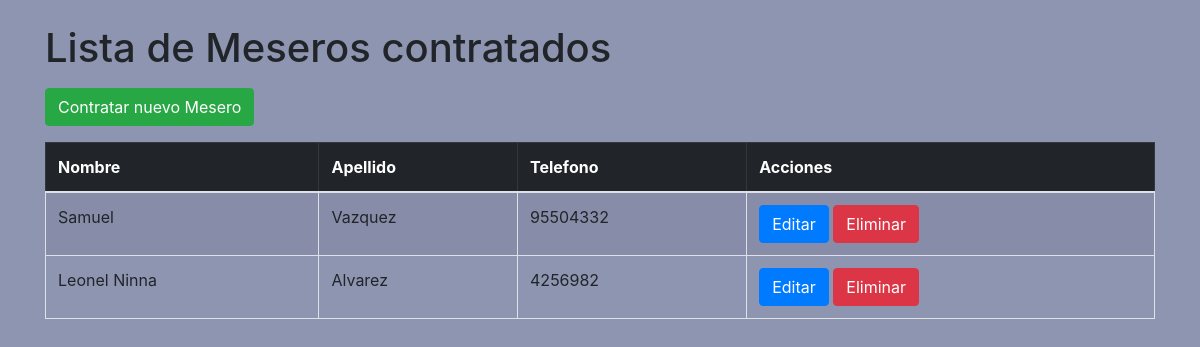
/restaurant/meseros/, run on an earlier commit of the app's database.
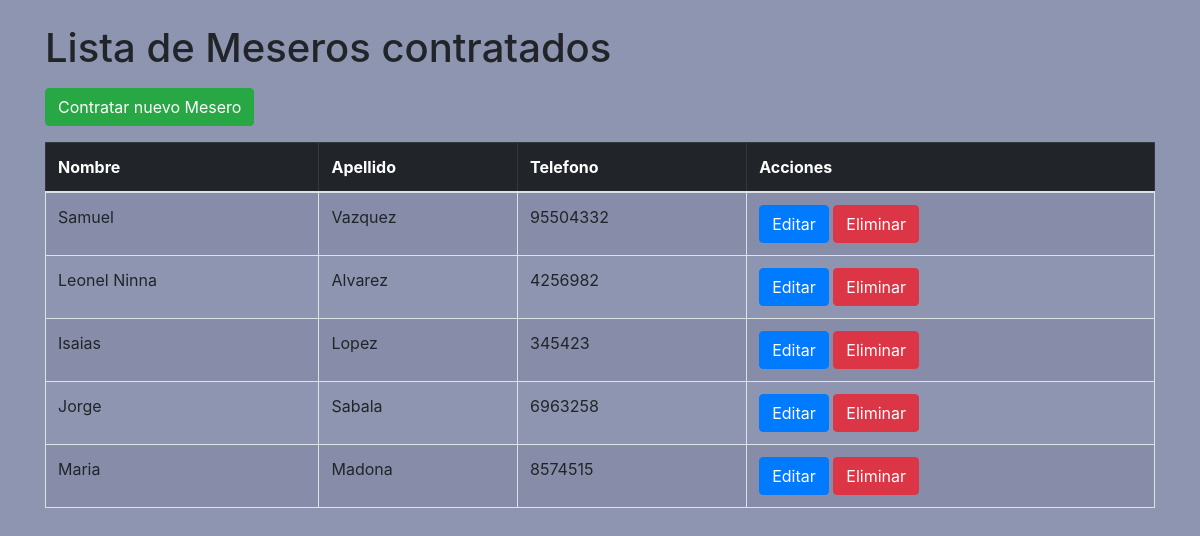
And on a later commit of the database.
### restaurant/models/Mesero.py (models this page shows, shortened)
class Mesero(models.Model):
    nombre = models.CharField(max_length=100)
    apellido = models.CharField(max_length=100)
    telefono = models.IntegerField(max_length=20, unique=True)

### restaurant/views/mesero_views.py (the view)
# urls.py: path("meseros/", views.MeseroListView.as_view(), name="meseros"),
class MeseroListView(ListView):
    model = Mesero
    template_name = "restaurant/mesero/list.html"

### templates/restaurant/mesero/list.html (shortened to what this page needs)
{% extends "restaurant/base.html" %}
{% block content %}
<div class="container mt-4" >
    <h1 class="mb-3">Lista de Meseros contratados</h1>
    <a href="{% url 'meseros_create' %}" class="btn btn-success mb-3">
        Contratar nuevo Mesero
    </a>
    <table class="table table-striped table-bordered">
        <thead class="table-dark">
            <tr>
                <th>Nombre</th>
                <th>Apellido</th>
                <th>Telefono</th>
                <th>Acciones</th>
            </tr>
        </thead>
        <tbody>
            {% for mesero in mesero_list %}
            <tr>
                <td>{{ mesero.nombre }}</td>
                <td>{{ mesero.apellido }}</td>
                <td>{{ mesero.telefono }}</td>
                <td>
                    <a href="{% url 'meseros_update' mesero.id %}" class="btn btn-primary ">Editar</a>
                    <form action="{% url 'meseros_delete' mesero.id %}" method="post" class="d-inline"
                          onsubmit="return confirm('¿Seguro que deseas eliminar este meserito 🥺?');">
                        <button type="submit" class="btn btn-danger">Eliminar</button>
                    </form>
                </td>
            </tr>
            {% endfor %}
        </tbody>
    </table>
</div>
{% endblock %}

What changed in the data, as far as the page shows it:
added Mesero: nombre "Isaias", apellido "Lopez", telefono "345423"
added Mesero: nombre "Jorge", apellido "Sabala", telefono "6963258"
added Mesero: nombre "Maria", apellido "Madona", telefono "8574515"
